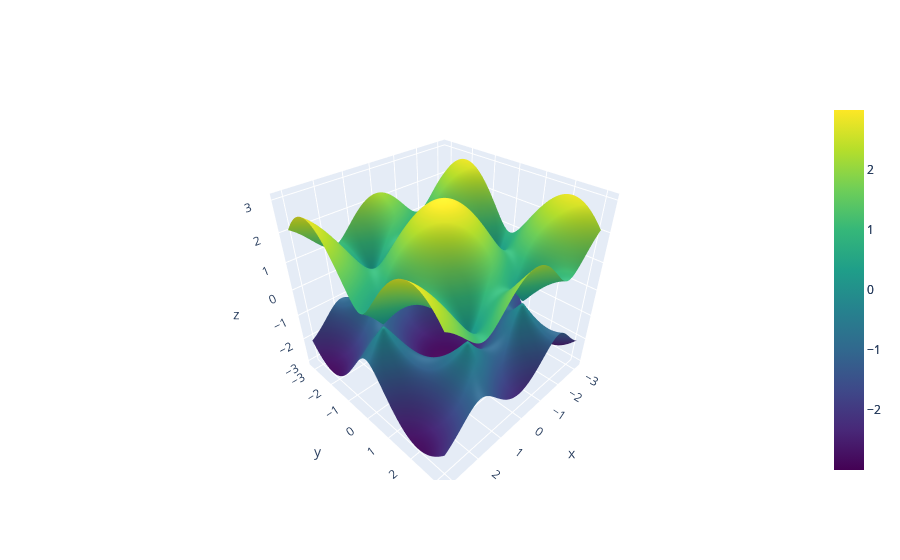

Notebook cell for this chart:
### Code cell
import plotly.graph_objs as go
import numpy as np

import math

# バンド分散のデータを生成
x = np.linspace(-np.pi, np.pi, 100)
y = np.linspace(-np.pi, np.pi, 100)
X, Y = np.meshgrid(x, y)

def H(t,a,kx,ky):
    f=-t*(np.exp(1.0j*kx*a)+2.0*np.exp(-1.0j*kx*a*0.5)*math.cos(math.sqrt(3)*ky*a*0.5))
    ham=[[0.0, f],[np.conjugate(f), 0.0]]
    return ham

eigenc=np.zeros((100,100))
eigenv=np.zeros((100,100))

for ikx,kx in enumerate(x):
    for iky,ky in enumerate(y):
        ham=H(1.0,1.0,kx,ky)
        eig, l=np.linalg.eig(ham)
        
        eigenc[ikx,iky]=eig[0].real
        eigenv[ikx,iky]=eig[1].real


# Surfaceオブジェクトを作成
#surface_upper = go.Surface(x=X, y=Y, z=eigenc)
#surface_lower=  go.Surface(x=X, y=Y, z=eigenv,colorbar=None)

# レイアウトを作成
layout = go.Layout(
    title='3D Band Structure',
    scene=dict(
        xaxis=dict(title='kx'),
        yaxis=dict(title='ky'),
        zaxis=dict(title='Energy')
    )
)

# Figureオブジェクトを作成
#fig = go.Figure(data=[surface_upper,surface_lower], layout=layout)
fig = go.Figure()

# Surface1の追加
fig.add_trace(go.Surface(x=X, y=Y, z=eigenc, colorscale='Viridis', name='Surface1',cmax=3,cmid=0))

# Surface2の追加
fig.add_trace(go.Surface(x=X, y=Y, z=eigenv, colorscale='Viridis', name='Surface2',cmax=3,cmid=0))

# グラフを表示
fig.show()

### Figure 1 — Plotly figure (JSON) as saved in the notebook; plotly's stock layout.template omitted (floating-point values rounded to 4 significant figures; data arrays with more than 128 entries replaced by an {"elided": "..."} marker saying what was removed)
{"data": [{"cmax": 3, "cmid": 0, "colorscale": [[0, "#440154"], [0.1111, "#482878"], [0.2222, "#3e4989"], [0.3333, "#31688e"], [0.4444, "#26828e"], [0.5556, "#1f9e89"], [0.6667, "#35b779"], [0.7778, "#6ece58"], [0.8889, "#b5de2b"], [1, "#fde725"]], "name": "Surface1", "type": "surface", "x": {"elided": "100x100 float values"}, "y": {"elided": "100x100 float values"}, "z": {"elided": "100x100 float values"}}, {"cmax": 3, "cmid": 0, "colorscale": [[0, "#440154"], [0.1111, "#482878"], [0.2222, "#3e4989"], [0.3333, "#31688e"], [0.4444, "#26828e"], [0.5556, "#1f9e89"], [0.6667, "#35b779"], [0.7778, "#6ece58"], [0.8889, "#b5de2b"], [1, "#fde725"]], "name": "Surface2", "type": "surface", "x": {"elided": "100x100 float values"}, "y": {"elided": "100x100 float values"}, "z": {"elided": "100x100 float values"}}], "layout": {}}
